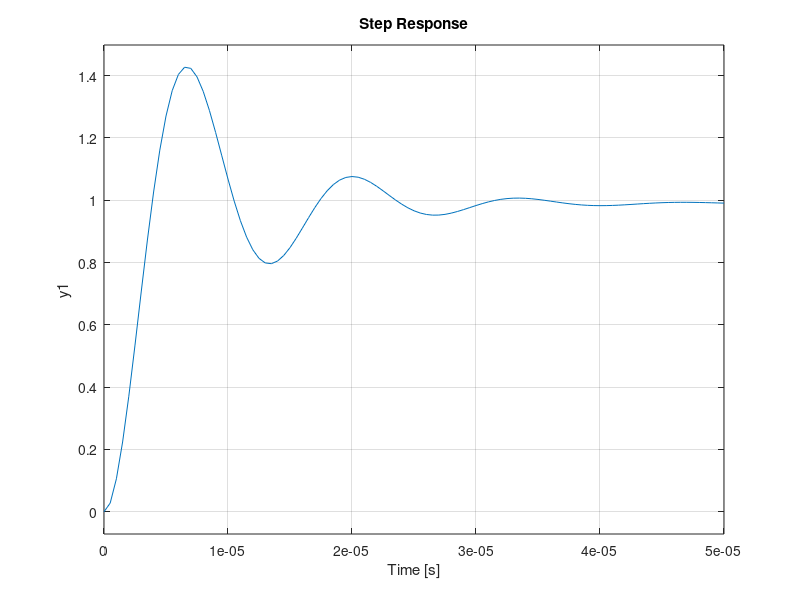

MATLAB code for this plot: (Note: this script raises an error after producing the figure.)
%%%%%%%%%%%%%    hw3_4    %%%%%%%%%%%%%%%%
a0 = 1e2;
p1 = 1e4;
b = 1;
p2 = [234000,293000,358000,427000,500000,577000,658000,742000,827000];
s = tf('s');

overshoot = [];
db_peak = [];
p2_a0p1 = [];

hold on;
for index = 1:1:9
    gain = a0/((1 + s/p1)*(1 + s/(p2(index)))+a0);
    H = tf(gain);
    step(H);   
    %bode(H);
    [Gm, Pm(index)] = margin(gain);
    data = stepinfo(gain);
    overshoot = [overshoot data.Overshoot];
    p2_a0p1 = [p2_a0p1  p2/(a0*p1)];
    db_peak = [db_peak data.Peak];
end
hold off;
